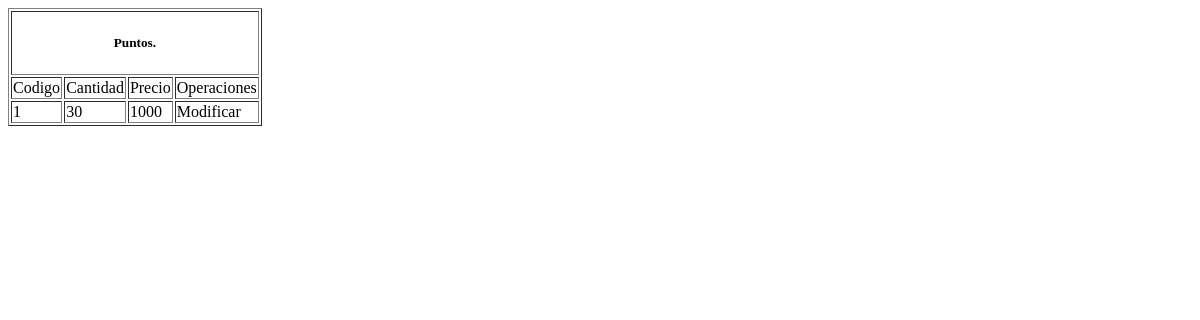
Before: /Views/consultar_puntos.php with the older database file.
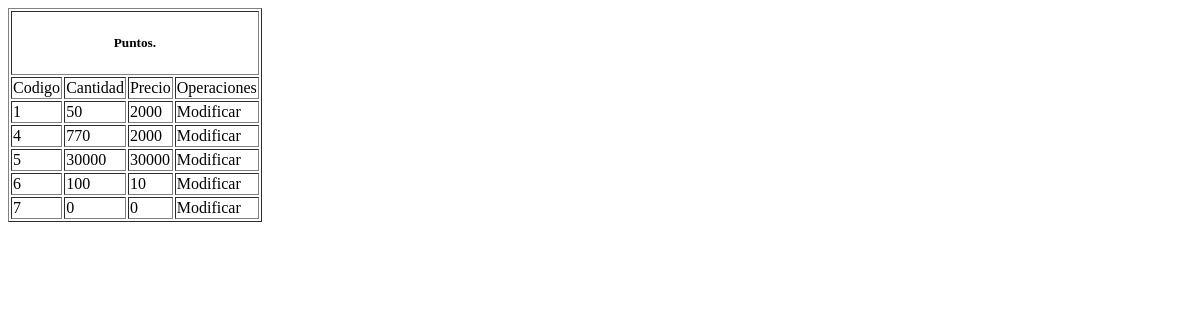
After: the same page with the newer database file.
### tables this page shows
CREATE TABLE `tbl_pack_punto` (
  `pto_cod` int(11) NOT NULL,
  `pto_cant` int(11) NOT NULL,
  `pto_moneda` int(11) NOT NULL
);

### Model/puntos.class.php (called while the page is built, shortened)
<?php
 class puntos{
    public static function consultarpunto(){
    $pdo = ConexionBD::AbrirBD();
    $pdo->setAttribute(PDO::ATTR_ERRMODE, PDO::ERRMODE_EXCEPTION);
    $sql= "SELECT * FROM tbl_pack_punto";
    $query= $pdo->prepare($sql);
    $query->execute();
    $result = $query ->fetchALL(PDO::FETCH_BOTH);
    return $result;
  }
 }
 ?>

### Views/consultar_puntos.php (the view, shortened to what this page needs)
<?php
 require_once("../model/puntos.class.php");
  $punto =puntos::consultarpunto();
 ?>
<!DOCTYPE html>
<html>
  <head>
  </head>
  <body>
    <div class="tablapuntos">
      <section>
        <table border="1px">
          <thead>
            <th colspan="5"><center><h5>Puntos.</h5></center></th>
            <tr>
              <td>Codigo</td>
              <td>Cantidad</td>
              <td>Precio</td>
              <td>Operaciones</td>
            </tr>
          </thead>
          <tbody>
            <?php foreach ($punto as $bn): ?>
              <tr>
                <td><?php echo $bn['pto_cod'];  ?></td>
                <td><?php echo $bn['pto_cant'];  ?></td>
                <td><?php echo $bn['pto_moneda'];  ?></td>
                <td>
                   <span style="cursor:pointer;" onclick="valida3(<?php echo $bn["pto_cod"]; ?>)">Modificar</span>
                </td>
              </tr>
           <?php endforeach ?>
          </tbody>
        </table>
      </section>
    </div>
  </body>
</html>

Changed rows visible on the page:
changed tbl_pack_punto id 1: pto_cant "30" → "50"; pto_moneda "1000" → "2000"
added tbl_pack_punto: pto_cod "4", pto_cant "770", pto_moneda "2000"
added tbl_pack_punto: pto_cod "5", pto_cant "30000", pto_moneda "30000"
added tbl_pack_punto: pto_cod "6", pto_cant "100", pto_moneda "10"
added tbl_pack_punto: pto_cod "7", pto_cant "0", pto_moneda "0"
